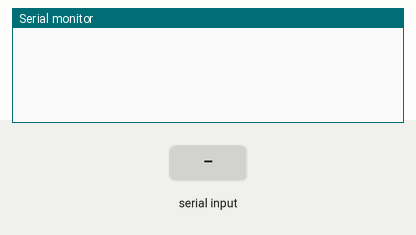
A sketch run on a simulated Arduino Uno, built with avr-gcc and run on an emulated ATmega328P. Parts: the last lines printed to the serial monitor. The inputs (shaded band) are chosen by the test bench.

Above: at 1.2 s.
1.3 s: "isokey" received over Serial
At 3.5 s:
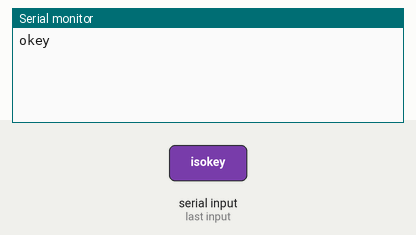
3.8 s: "clearin" received over Serial
At 5.7 s:
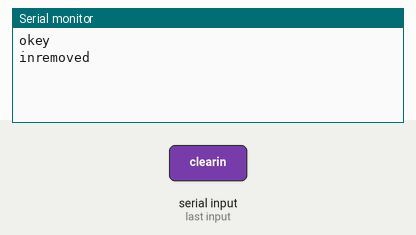
6.3 s: "clearout" received over Serial
At 8.4 s:
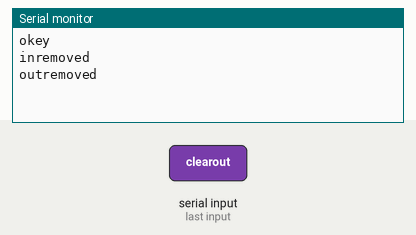
8.7 s: "clearsos" received over Serial
At 10.6 s:
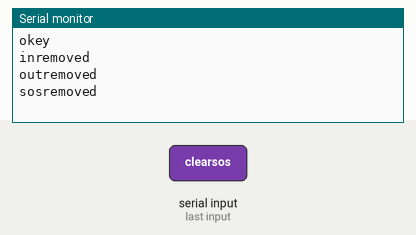
11.1 s: "in" received over Serial
At 13.2 s:
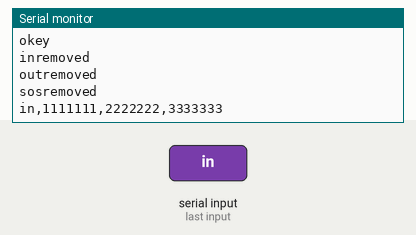
13.5 s: "out" received over Serial
At 15.4 s:
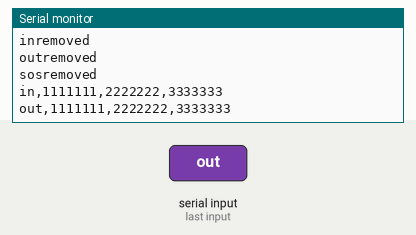

Measured:
- after the input at 1.3 s, the serial monitor: prints a new line after 1.0 s (image 1)
- after the input at 3.8 s, the serial monitor: prints a new line after 1.0 s (image 2)
- after the input at 6.3 s, the serial monitor: prints a new line after 1.0 s (image 3)
- after the input at 8.7 s, the serial monitor: prints a new line after 1.0 s (image 4)
- after the input at 11.1 s, the serial monitor: prints a new line after 1.0 s (image 5)
- after the input at 13.5 s, the serial monitor: prints a new line after 1.0 s (image 6)

The sketch:

justSerial.ino
```cpp
void setup()
{
  Serial.begin(115200);
  // Serial.println("sistembasladi 1");
}

void loop()
{
  if (Serial.available() > 0) {
    String incoming = Serial.readString();
    int ind1 = incoming.indexOf(',');  //finds location of first ,
    String command = incoming.substring(0, ind1);   //captures first data String

    if (command == "isokey") {
      Serial.println("okey");
    }
    if (command == "clearin") {
      Serial.println("inremoved");
    }

    if (command == "clearout") {
      Serial.println("outremoved");
    }

    if (command == "clearsos") {
      Serial.println("sosremoved");
    }
    if (command == "in") {
      Serial.println("in,1111111,2222222,3333333");
    }
    if (command == "out") {
      Serial.println("out,1111111,2222222,3333333");
    }
    if (command == "sos") {
      Serial.println("sos,1");
    }
    if (command == "clearall") {
      Serial.println("clearall-removed");
    }
  }
}
```
